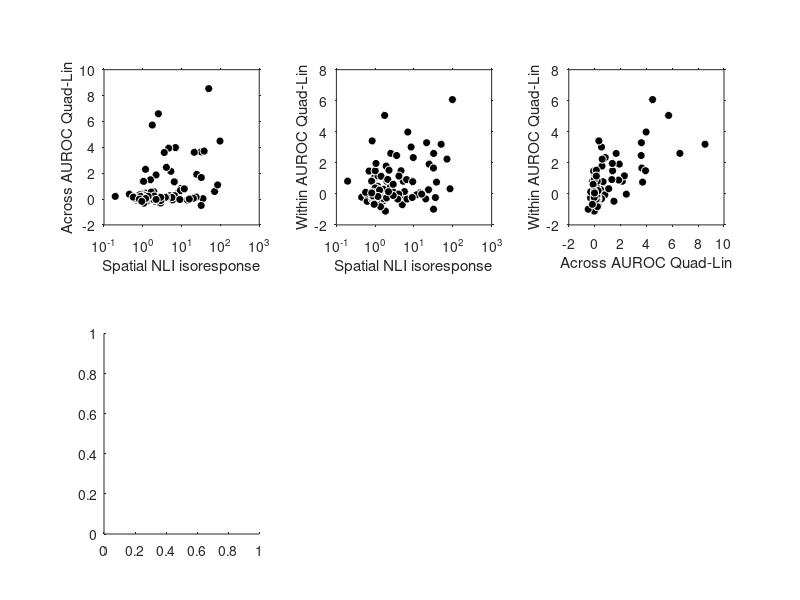

Write the MATLAB code that produced this figure. (Note: this script raises an error after producing the figure.)
% A new script for find any correlation between the signal integration within subunits, between the subunits and the isoresponse curve
% Derivative of PopAnalysis_WNthresh_subunit_isoresp.m
% Analysis of the cross validated erros
% Author - Abhishek De, 12/19
close all; clearvars;
plot_counter = 1;

% loading the indices for DO, SO, LUM and hardtoclassifycells
load newDOidx.mat
load newLUMidx.mat
load newSOidx.mat
load newhardtoclassifyidx.mat
DOidx = newDOidx';
LUMidx = newLUMidx';
hardtoclassifyidx = [newhardtoclassifyidx' newSOidx'];
idx = [DOidx LUMidx hardtoclassifyidx];

% Load the isoresponse data
load RSSE_linearmodel_CV.mat % Robust regression
load RSSE_quadmodel_CV.mat
load SSE_linearmodel_CV.mat % Ordinary least squares
load SSE_quadmodel_CV.mat

% Load the integration across the subunits data
load AUROClinsubunits_CV.mat
load AUROCquadsubunits_CV.mat

% Load the integration within the subunit data
load AUROClinS1_CV.mat
load AUROCquadS1_CV.mat
load AUROClinS2_CV.mat
load AUROCquadS2_CV.mat

% Extract the mean and median errors
RSSEisoresp_lin_mean = []; RSSEisoresp_lin_median = []; % Isoresponse data
RSSEisoresp_quad_mean = []; RSSEisoresp_quad_median = [];
Acrosssubunits_lin_mean = []; Acrosssubunits_lin_median = []; % Across subunits data
Acrosssubunits_quad_mean = []; Acrosssubunits_quad_median = [];
Withinsubunits_lin1_mean = []; Withinsubunits_lin1_median = []; % Within subunits data
Withinsubunits_quad1_mean = []; Withinsubunits_quad1_median = [];
Withinsubunits_lin2_mean = []; Withinsubunits_lin2_median = [];
Withinsubunits_quad2_mean = []; Withinsubunits_quad2_median = [];

% For storing median of differences/ ratios
RSSEisoresp_medianofratios = [];
Acrosssubunits_medianofdifferences = [];
Withinsubunits_medianofdifferences = [];

for ii = 1:numel(RSSE_linearmodel)
    
    % Isoresponse data
    RSSEisoresp_lin_mean = [RSSEisoresp_lin_mean; mean(RSSE_linearmodel{ii})];
    RSSEisoresp_lin_median = [RSSEisoresp_lin_median; median(RSSE_linearmodel{ii})];
    RSSEisoresp_quad_mean = [RSSEisoresp_quad_mean; mean(RSSE_quadmodel{ii})];
    RSSEisoresp_quad_median = [RSSEisoresp_quad_median; median(RSSE_quadmodel{ii})];
    
    % Integration across subunits data
    Acrosssubunits_lin_mean = [Acrosssubunits_lin_mean; mean(AUROClinsubunits{ii})];
    Acrosssubunits_lin_median = [Acrosssubunits_lin_median; median(AUROClinsubunits{ii})];
    Acrosssubunits_quad_mean = [Acrosssubunits_quad_mean; mean(AUROCquadsubunits{ii})];
    Acrosssubunits_quad_median = [Acrosssubunits_quad_median; median(AUROCquadsubunits{ii})];
    
    % Integration within subunit data
    Withinsubunits_lin1_mean = [Withinsubunits_lin1_mean; mean(AUROClin1{ii})];
    Withinsubunits_lin1_median = [Withinsubunits_lin1_median; median(AUROClin1{ii})];
    Withinsubunits_quad1_mean = [Withinsubunits_quad1_mean; mean(AUROCquad1{ii})];
    Withinsubunits_quad1_median = [Withinsubunits_quad1_median; median(AUROCquad1{ii})];
    Withinsubunits_lin2_mean = [Withinsubunits_lin2_mean; mean(AUROClin2{ii})];
    Withinsubunits_lin2_median = [Withinsubunits_lin2_median; median(AUROClin2{ii})];
    Withinsubunits_quad2_mean = [Withinsubunits_quad2_mean; mean(AUROCquad2{ii})];
    Withinsubunits_quad2_median = [Withinsubunits_quad2_median; median(AUROCquad2{ii})];
    
    % computation for calculating median of differences/ratios
    RSSEisoresp_medianofratios = [RSSEisoresp_medianofratios; median(RSSE_linearmodel{ii}./RSSE_quadmodel{ii})];
    Acrosssubunits_medianofdifferences = [Acrosssubunits_medianofdifferences; median(AUROCquadsubunits{ii}-AUROClinsubunits{ii})];
    Withinsubunits_medianofdifferences = [Withinsubunits_medianofdifferences; median([median(AUROCquad1{ii}-AUROClin1{ii}) median(AUROCquad2{ii}-AUROClin2{ii})])];
    
end


% Combining the values from each of the subunits 
Withinsubunits_lin_mean = mean([Withinsubunits_lin1_mean Withinsubunits_lin2_mean],2);
Withinsubunits_quad_mean = mean([Withinsubunits_quad1_mean Withinsubunits_quad2_mean],2);
Withinsubunits_lin_median = mean([Withinsubunits_lin1_median Withinsubunits_lin2_median],2);
Withinsubunits_quad_median = mean([Withinsubunits_quad1_median Withinsubunits_quad2_median],2);
figure(plot_counter); set(gcf,'Name','Median values');
subplot(231); plot(RSSEisoresp_medianofratios,100*(Acrosssubunits_medianofdifferences),'o','MarkerFaceColor',[0 0 0],'MarkerEdgeColor',[1 1 1]);
axis square; set(gca,'Tickdir','out','XScale','log','Xlim',[0.1 1000],'Ylim',[-2 10]); xlabel('Spatial NLI isoresponse'); ylabel('Across AUROC Quad-Lin');
subplot(232); plot(RSSEisoresp_medianofratios,100*(Withinsubunits_medianofdifferences),'o','MarkerFaceColor',[0 0 0],'MarkerEdgeColor',[1 1 1]); hold on;
axis square; set(gca,'Tickdir','out','XScale','log','Xlim',[0.1 1000],'Ylim',[-2 8]); xlabel('Spatial NLI isoresponse'); ylabel('Within AUROC Quad-Lin');
subplot(233); plot(100*(Acrosssubunits_medianofdifferences),100*(Withinsubunits_medianofdifferences),'o','MarkerFaceColor',[0 0 0],'MarkerEdgeColor',[1 1 1]); hold on;
axis square; set(gca,'Tickdir','out','Xlim',[-2 10],'Ylim',[-2 8]); xlabel('Across AUROC Quad-Lin'); ylabel('Within AUROC Quad-Lin');
subplot(234); histogram(RSSEisoresp_medianofratios,logspace(-1,3,31),'FaceColor',[0 0 0],'EdgeColor',[1 1 1]); 
set(gca,'Tickdir','out','XScale','log','Xlim',[0.1 1000],'XTick',[0.1 1 10 100 1000]); title('Isoresponse'); xlabel('(Lin/Quad) errors');  axis square;
subplot(235);histogram(100*(Acrosssubunits_medianofdifferences),linspace(-2,8,31),'FaceColor',[0 0 0],'EdgeColor',[1 1 1]);
set(gca,'Tickdir','out','Xlim',[-2 10]); xlabel('(Quad-Lin) AUROC'); title('Across subunits'); axis square;
subplot(236);histogram(100*(Withinsubunits_medianofdifferences),linspace(-2,8,31),'FaceColor',[0 0 0],'EdgeColor',[1 1 1]);
set(gca,'Tickdir','out','Xlim',[-2 10]); xlabel('(Quad-Lin) AUROC'); title('Within subunits'); axis square;
plot_counter = plot_counter + 1;

% Spearman rank correlation coefficient 
[r1,p1] = corr(RSSEisoresp_medianofratios,100*(Acrosssubunits_medianofdifferences),'type','Spearman');
[r2,p2] = corr(RSSEisoresp_medianofratios,100*(Withinsubunits_medianofdifferences),'type','Spearman');
[r3,p3] = corr(100*(Acrosssubunits_medianofdifferences),100*(Withinsubunits_medianofdifferences),'type','Spearman');

% Pearson's correlation coefficient
[r4,p4] = corr(RSSEisoresp_medianofratios,100*(Acrosssubunits_medianofdifferences),'type','Pearson');
[r5,p5] = corr(RSSEisoresp_medianofratios,100*(Withinsubunits_medianofdifferences),'type','Pearson');
[r6,p6] = corr(100*(Acrosssubunits_medianofdifferences),100*(Withinsubunits_medianofdifferences),'type','Pearson');

%% Breaking the data into simple, DO and hardtoclassify cells
load S1LMS 
load S2LMS
Sconesignal = abs(S1LMS(3,:)) + abs(S2LMS(3,:));
load anglebwvectorsRGB.mat
load anglediffWNchecksubunit.mat
load z_scores.mat

% Comparing the mean and median results across different cell types:
% Looking at the isoresponse data only 
figure(plot_counter); 
subplot(221); plot(RSSEisoresp_lin_median(LUMidx),RSSEisoresp_quad_median(LUMidx),'o','MarkerFaceColor',[0 0 0],'MarkerEdgeColor',[1 1 1]); hold on;
plot(RSSEisoresp_lin_median(DOidx),RSSEisoresp_quad_median(DOidx),'o','MarkerFaceColor',[1 0 0],'MarkerEdgeColor',[1 1 1]); plot([0.001 10],[0.001 10],'k');
plot(RSSEisoresp_lin_median(hardtoclassifyidx),RSSEisoresp_quad_median(hardtoclassifyidx),'o','MarkerFaceColor',[0.5 0.5 0.5],'MarkerEdgeColor',[1 1 1]);
axis square; set(gca,'Tickdir','out','Xlim',[0.001 10],'Ylim',[0.001 10],'YScale','log','XScale','log'); xlabel('Linear error'); ylabel('Quadratic error'); title('Isoresponse'); hold off;
subplot(222); histogram(RSSEisoresp_medianofratios,logspace(-1,3,31),'EdgeColor',[0 0 0],'Displaystyle','stairs','Linewidth',2); hold on;
histogram(RSSEisoresp_medianofratios(LUMidx),logspace(-1,3,31),'FaceColor',[0 0 0],'EdgeColor',[1 1 1]); hold on;
plot(median(RSSEisoresp_medianofratios(LUMidx)),7,'v','MarkerFaceColor',[0 0 0],'MarkerEdgeColor',[1 1 1]); title('LUM');
set(gca,'Tickdir','out','Xlim',[0.1 1000],'XScale','log', 'Ylim',[0 35]); axis square; xlabel('Linear error/Quadratic error'); ylabel('#cells');
subplot(223),histogram(RSSEisoresp_medianofratios,logspace(-1,3,31),'EdgeColor',[0 0 0],'Displaystyle','stairs','Linewidth',2); hold on;
histogram(RSSEisoresp_medianofratios(hardtoclassifyidx),logspace(-1,3,31),'FaceColor',[0.5 0.5 0.5],'EdgeColor',[1 1 1]);
plot(median(RSSEisoresp_medianofratios(hardtoclassifyidx)),7,'v','MarkerFaceColor',[0.5 0.5 0.5],'MarkerEdgeColor',[1 1 1]); title('HTC')
set(gca,'Tickdir','out','Xlim',[0.1 1000],'XScale','log', 'Ylim',[0 35]); axis square; xlabel('Linear error/Quadratic error'); ylabel('#cells');
subplot(224),histogram(RSSEisoresp_medianofratios,logspace(-1,3,31),'EdgeColor',[0 0 0],'Displaystyle','stairs','Linewidth',2); hold on;
histogram(RSSEisoresp_medianofratios(DOidx),logspace(-1,3,31),'FaceColor',[1 0 0],'EdgeColor',[1 1 1]);
plot(median(RSSEisoresp_medianofratios(DOidx)),7,'v','MarkerFaceColor',[1 0 0],'MarkerEdgeColor',[1 1 1]); title('DO');
set(gca,'Tickdir','out','Xlim',[0.1 1000],'XScale','log', 'Ylim',[0 35]); axis square; xlabel('Linear error/Quadratic error'); ylabel('#cells');
plot_counter = plot_counter + 1;

% Stats: Kruskal Wallis Test
group = [ones(size(LUMidx)) 2*ones(size(DOidx)) 3*ones(size(hardtoclassifyidx))];
p1 = kruskalwallis(RSSEisoresp_medianofratios([LUMidx DOidx hardtoclassifyidx]),group,'off'); % Stats of median of ratios/differences
p8 = kruskalwallis(Withinsubunits_medianofdifferences([LUMidx DOidx hardtoclassifyidx]),group,'off'); % Stats of median of ratios/differences

% Dividing the data into different cell types 
% Looking at the isoresponse, across subunits and within subunits data 
figure(plot_counter); set(gcf,'Name','Median values');
subplot(231); plot(RSSEisoresp_medianofratios(LUMidx),100*(Acrosssubunits_medianofdifferences(LUMidx)),'o','MarkerSize',5,'MarkerFaceColor',[0 0 0],'MarkerEdgeColor',[1 1 1]); hold on;
plot(RSSEisoresp_medianofratios(DOidx),100*(Acrosssubunits_medianofdifferences(DOidx)),'o','MarkerSize',5,'MarkerFaceColor',[1 0 0],'MarkerEdgeColor',[1 1 1]);
plot(RSSEisoresp_medianofratios(hardtoclassifyidx),100*(Acrosssubunits_medianofdifferences(hardtoclassifyidx)),'o','MarkerSize',5,'MarkerFaceColor',[0.5 0.5 0.5],'MarkerEdgeColor',[1 1 1]);
axis square; set(gca,'Tickdir','out','XScale','log','Xlim',[0.1 1000],'Ylim',[-2 8]); xlabel('Spatial NLI isoresponse'); ylabel('Across AUROC Quad-Lin');
subplot(232); plot(RSSEisoresp_medianofratios(LUMidx),100*(Withinsubunits_medianofdifferences(LUMidx)),'o','MarkerSize',5,'MarkerFaceColor',[0 0 0],'MarkerEdgeColor',[1 1 1]); hold on;
plot(RSSEisoresp_medianofratios(DOidx),100*(Withinsubunits_medianofdifferences(DOidx)),'o','MarkerSize',5,'MarkerFaceColor',[1 0 0],'MarkerEdgeColor',[1 1 1]);
plot(RSSEisoresp_medianofratios(hardtoclassifyidx),100*(Withinsubunits_medianofdifferences(hardtoclassifyidx)),'o','MarkerSize',5,'MarkerFaceColor',[0.5 0.5 0.5],'MarkerEdgeColor',[1 1 1]);
axis square; set(gca,'Tickdir','out','XScale','log','Xlim',[0.1 1000],'Ylim',[-2 8]); xlabel('Spatial NLI isoresponse'); ylabel('Within AUROC Quad-Lin');
subplot(233); plot(100*(Acrosssubunits_medianofdifferences(LUMidx)),100*(Withinsubunits_medianofdifferences(LUMidx)),'o','MarkerSize',5,'MarkerFaceColor',[0 0 0],'MarkerEdgeColor',[1 1 1]); hold on;
plot(100*(Acrosssubunits_medianofdifferences(DOidx)),100*(Withinsubunits_medianofdifferences(DOidx)),'o','MarkerSize',5,'MarkerFaceColor',[1 0 0],'MarkerEdgeColor',[1 1 1]);
plot(100*(Acrosssubunits_medianofdifferences(hardtoclassifyidx)),100*(Withinsubunits_medianofdifferences(hardtoclassifyidx)),'o','MarkerSize',5,'MarkerFaceColor',[0.5 0.5 0.5],'MarkerEdgeColor',[1 1 1]);
axis square; set(gca,'Tickdir','out','Xlim',[-2 8],'Ylim',[-2 8]); xlabel('Across AUROC Quad-Lin'); ylabel('Within AUROC Quad-Lin');
subplot(234); histogram(RSSEisoresp_medianofratios(LUMidx),logspace(-1,3,31),'FaceColor',[0 0 0],'EdgeColor',[1 1 1]); hold on;
histogram(RSSEisoresp_medianofratios(DOidx),logspace(-1,3,31),'FaceColor',[1 0 0],'EdgeColor',[1 1 1]);
histogram(RSSEisoresp_medianofratios(hardtoclassifyidx),logspace(-1,3,31),'FaceColor',[0.5 0.5 0.5],'EdgeColor',[1 1 1]);
set(gca,'Tickdir','out','XScale','log','Xlim',[0.1 1000],'XTick',[0.1 1 10 100 1000]); title('Isoresponse'); xlabel('(Lin/Quad) errors');  axis square;
subplot(235);histogram(100*(Acrosssubunits_medianofdifferences(LUMidx)),linspace(-2,8,31),'FaceColor',[0 0 0],'EdgeColor',[1 1 1]); hold on;
histogram(100*(Acrosssubunits_medianofdifferences(DOidx)),linspace(-2,8,31),'FaceColor',[1 0 0],'EdgeColor',[1 1 1]);
histogram(100*(Acrosssubunits_medianofdifferences(hardtoclassifyidx)),linspace(-2,8,31),'FaceColor',[0.5 0.5 0.5],'EdgeColor',[1 1 1]);
set(gca,'Tickdir','out','Xlim',[-2 8]); xlabel('(Quad-Lin) AUROC'); title('Across subunits'); axis square;
subplot(236);histogram(100*(Withinsubunits_medianofdifferences(LUMidx)),linspace(-2,8,31),'FaceColor',[0 0 0],'EdgeColor',[1 1 1]); hold on;
histogram(100*(Withinsubunits_medianofdifferences(DOidx)),linspace(-2,8,31),'FaceColor',[1 0 0],'EdgeColor',[1 1 1]);
histogram(100*(Withinsubunits_medianofdifferences(hardtoclassifyidx)),linspace(-2,8,31),'FaceColor',[0.5 0.5 0.5],'EdgeColor',[1 1 1]);
set(gca,'Tickdir','out','Xlim',[-2 8]); xlabel('(Quad-Lin) AUROC'); title('Within subunits'); axis square;
plot_counter = plot_counter + 1;

% Effect of combined S cone weight
figure(plot_counter); set(gcf,'Name','Effect of S cone signal');
subplot(231); plot(RSSEisoresp_medianofratios,Sconesignal,'o','MarkerSize',5,'MarkerFaceColor',[0 0 0],'MarkerEdgeColor',[1 1 1]);
axis square; set(gca,'Tickdir','out','XScale','log','Xlim',[0.1 1000],'Ylim',[0 1.5]); xlabel('Spatial NLI isoresponse'); ylabel('S');
subplot(232); plot(100*(Acrosssubunits_medianofdifferences),Sconesignal,'o','MarkerSize',5,'MarkerFaceColor',[0 0 0],'MarkerEdgeColor',[1 1 1]); hold on;
axis square; set(gca,'Tickdir','out','Xlim',[-2 8],'Ylim',[0 1.5]); xlabel('Across AUROC Quad-Lin');  ylabel('S');
subplot(233); plot(100*(Withinsubunits_medianofdifferences),Sconesignal,'o','MarkerSize',5,'MarkerFaceColor',[0 0 0],'MarkerEdgeColor',[1 1 1]); hold on;
axis square; set(gca,'Tickdir','out','Xlim',[-2 8],'Ylim',[0 1.5]); xlabel('Within AUROC Quad-Lin');  ylabel('S');
subplot(234); plot(RSSEisoresp_medianofratios(LUMidx),Sconesignal(LUMidx),'o','MarkerSize',5,'MarkerFaceColor',[0 0 0],'MarkerEdgeColor',[1 1 1]); hold on;
plot(RSSEisoresp_medianofratios(DOidx),Sconesignal(DOidx),'o','MarkerSize',5,'MarkerFaceColor',[1 0 0],'MarkerEdgeColor',[1 1 1]);
plot(RSSEisoresp_medianofratios(hardtoclassifyidx),Sconesignal(hardtoclassifyidx),'o','MarkerSize',5,'MarkerFaceColor',[0.5 0.5 0.5],'MarkerEdgeColor',[1 1 1]);
axis square; set(gca,'Tickdir','out','XScale','log','Xlim',[0.1 1000],'Ylim',[0 1.5]); xlabel('Spatial NLI isoresponse'); ylabel('S');
subplot(235); plot(100*(Acrosssubunits_medianofdifferences(LUMidx)),Sconesignal(LUMidx),'o','MarkerSize',5,'MarkerFaceColor',[0 0 0],'MarkerEdgeColor',[1 1 1]); hold on;
plot(100*(Acrosssubunits_medianofdifferences(DOidx)),Sconesignal(DOidx),'o','MarkerSize',5,'MarkerFaceColor',[1 0 0],'MarkerEdgeColor',[1 1 1]);
plot(100*(Acrosssubunits_medianofdifferences(hardtoclassifyidx)),Sconesignal(hardtoclassifyidx),'o','MarkerSize',5,'MarkerFaceColor',[0.5 0.5 0.5],'MarkerEdgeColor',[1 1 1]);
axis square; set(gca,'Tickdir','out','Xlim',[-2 8],'Ylim',[0 1.5]); xlabel('Across AUROC Quad-Lin'); ylabel('S');
subplot(236); plot(100*(Withinsubunits_medianofdifferences(LUMidx)),Sconesignal(LUMidx),'o','MarkerSize',5,'MarkerFaceColor',[0 0 0],'MarkerEdgeColor',[1 1 1]); hold on;
plot(100*(Withinsubunits_medianofdifferences(DOidx)),Sconesignal(DOidx),'o','MarkerSize',5,'MarkerFaceColor',[1 0 0],'MarkerEdgeColor',[1 1 1]);
plot(100*(Withinsubunits_medianofdifferences(hardtoclassifyidx)),Sconesignal(hardtoclassifyidx),'o','MarkerSize',5,'MarkerFaceColor',[0.5 0.5 0.5],'MarkerEdgeColor',[1 1 1]);
axis square; set(gca,'Tickdir','out','Xlim',[-2 8],'Ylim',[0 1.5]); xlabel('Within AUROC Quad-Lin'); ylabel('S');
plot_counter = plot_counter + 1;


% Dependence on z-scores of PC1 from subunit data
figure(plot_counter); set(gcf,'Name','Relationship between WN derived z score of PC1 with other variables');
subplot(221); plot(z_scores(LUMidx),RSSEisoresp_medianofratios(LUMidx),'o','MarkerSize',5,'MarkerFaceColor',[0 0 0],'MarkerEdgeColor',[1 1 1]); hold on;
plot(z_scores(DOidx),RSSEisoresp_medianofratios(DOidx),'o','MarkerSize',5,'MarkerFaceColor',[1 0 0],'MarkerEdgeColor',[1 1 1]); 
plot(z_scores(hardtoclassifyidx),RSSEisoresp_medianofratios(hardtoclassifyidx),'o','MarkerSize',5,'MarkerFaceColor',[0.5 0.5 0.5],'MarkerEdgeColor',[1 1 1]);
axis square; set(gca,'Tickdir','out','YScale','log','Ylim',[0.1 1000]); xlabel('Z-score'); ylabel('NLI');
subplot(222); plot(z_scores(LUMidx),100*(Acrosssubunits_medianofdifferences(LUMidx)),'o','MarkerSize',5,'MarkerFaceColor',[0 0 0],'MarkerEdgeColor',[1 1 1]); hold on;
plot(z_scores(DOidx),100*(Acrosssubunits_medianofdifferences(DOidx)),'o','MarkerSize',5,'MarkerFaceColor',[1 0 0],'MarkerEdgeColor',[1 1 1]); 
plot(z_scores(hardtoclassifyidx),100*(Acrosssubunits_medianofdifferences(hardtoclassifyidx)),'o','MarkerSize',5,'MarkerFaceColor',[0.5 0.5 0.5],'MarkerEdgeColor',[1 1 1]);
axis square; set(gca,'Tickdir','out'); xlabel('Z-score'); ylabel('Across subunits');
subplot(223); plot(z_scores(LUMidx),100*(Withinsubunits_medianofdifferences(LUMidx)),'o','MarkerSize',5,'MarkerFaceColor',[0 0 0],'MarkerEdgeColor',[1 1 1]); hold on;
plot(z_scores(DOidx),100*(Withinsubunits_medianofdifferences(DOidx)),'o','MarkerSize',5,'MarkerFaceColor',[1 0 0],'MarkerEdgeColor',[1 1 1]); 
plot(z_scores(hardtoclassifyidx),100*(Withinsubunits_medianofdifferences(hardtoclassifyidx)),'o','MarkerSize',5,'MarkerFaceColor',[0.5 0.5 0.5],'MarkerEdgeColor',[1 1 1]);
axis square; set(gca,'Tickdir','out'); xlabel('Z-score'); ylabel('Within subunits');
subplot(224),histogram(z_scores(LUMidx),linspace(min(z_scores),max(z_scores),21),'EdgeColor',[0 0 0],'Displaystyle','stairs','Linewidth',2); hold on;
plot(median(z_scores(LUMidx)),12,'v','MarkerFaceColor',[0 0 0],'MarkerEdgeColor',[1 1 1]); 
histogram(z_scores(DOidx),linspace(min(z_scores),max(z_scores),21),'EdgeColor',[1 0 0],'Displaystyle','stairs','Linewidth',2);
plot(median(z_scores(DOidx)),13,'v','MarkerFaceColor',[1 0 0],'MarkerEdgeColor',[1 1 1]);
histogram(z_scores(hardtoclassifyidx),linspace(min(z_scores),max(z_scores),21),'EdgeColor',[0.5 0.5 0.5],'Displaystyle','stairs','Linewidth',2);
plot(median(z_scores(hardtoclassifyidx)),14,'v','MarkerFaceColor',[0.5 0.5 0.5],'MarkerEdgeColor',[1 1 1]);
axis square; set(gca,'Tickdir','out'); xlabel('Z-score'); ylabel('Counts');
plot_counter = plot_counter + 1;

% Instead of z-score, I am using the percentile value of the PC1 from the bootstrapped null distribution
load vals.mat
figure(plot_counter); set(gcf,'Name','Relationship between WN derived percentile of PC1 with other variables');
subplot(221); plot(vals(LUMidx),RSSEisoresp_medianofratios(LUMidx),'o','MarkerSize',5,'MarkerFaceColor',[0 0 0],'MarkerEdgeColor',[1 1 1]); hold on;
plot(vals(DOidx),RSSEisoresp_medianofratios(DOidx),'o','MarkerSize',5,'MarkerFaceColor',[1 0 0],'MarkerEdgeColor',[1 1 1]); 
plot(vals(hardtoclassifyidx),RSSEisoresp_medianofratios(hardtoclassifyidx),'o','MarkerSize',5,'MarkerFaceColor',[0.5 0.5 0.5],'MarkerEdgeColor',[1 1 1]);
axis square; set(gca,'Tickdir','out','YScale','log','Ylim',[0.1 1000]); xlabel('Percentile'); ylabel('NLI');
subplot(222); plot(vals(LUMidx),100*(Acrosssubunits_medianofdifferences(LUMidx)),'o','MarkerSize',5,'MarkerFaceColor',[0 0 0],'MarkerEdgeColor',[1 1 1]); hold on;
plot(vals(DOidx),100*(Acrosssubunits_medianofdifferences(DOidx)),'o','MarkerSize',5,'MarkerFaceColor',[1 0 0],'MarkerEdgeColor',[1 1 1]); 
plot(vals(hardtoclassifyidx),100*(Acrosssubunits_medianofdifferences(hardtoclassifyidx)),'o','MarkerSize',5,'MarkerFaceColor',[0.5 0.5 0.5],'MarkerEdgeColor',[1 1 1]);
axis square; set(gca,'Tickdir','out'); xlabel('Percentile'); ylabel('Across subunits');
subplot(223); plot(vals(LUMidx),100*(Withinsubunits_medianofdifferences(LUMidx)),'o','MarkerSize',5,'MarkerFaceColor',[0 0 0],'MarkerEdgeColor',[1 1 1]); hold on;
plot(vals(DOidx),100*(Withinsubunits_medianofdifferences(DOidx)),'o','MarkerSize',5,'MarkerFaceColor',[1 0 0],'MarkerEdgeColor',[1 1 1]); 
plot(vals(hardtoclassifyidx),100*(Withinsubunits_medianofdifferences(hardtoclassifyidx)),'o','MarkerSize',5,'MarkerFaceColor',[0.5 0.5 0.5],'MarkerEdgeColor',[1 1 1]);
axis square; set(gca,'Tickdir','out'); xlabel('Percentile'); ylabel('Within subunits');
subplot(224),histogram(vals(LUMidx),linspace(0,100,21),'EdgeColor',[0 0 0],'Displaystyle','stairs','Linewidth',2); hold on;
plot(median(vals(LUMidx)),12,'v','MarkerFaceColor',[0 0 0],'MarkerEdgeColor',[1 1 1]); 
histogram(vals(DOidx),linspace(0,100,21),'EdgeColor',[1 0 0],'Displaystyle','stairs','Linewidth',2);
plot(median(vals(DOidx)),13,'v','MarkerFaceColor',[1 0 0],'MarkerEdgeColor',[1 1 1]);
histogram(vals(hardtoclassifyidx),linspace(0,100,21),'EdgeColor',[0.5 0.5 0.5],'Displaystyle','stairs','Linewidth',2);
plot(median(vals(hardtoclassifyidx)),14,'v','MarkerFaceColor',[0.5 0.5 0.5],'MarkerEdgeColor',[1 1 1]);
axis square; set(gca,'Tickdir','out'); xlabel('Percentile'); ylabel('Counts');
plot_counter = plot_counter + 1;

% Comparing different parameters between the different groups of cells 
% 1) spikes collected during the WN subunit phase
% 2) latency of subunit STA energy
% 3) Number of within-gamut points 
% 4) anglediffWNchecksubunit
% 5) baseline FR
% 6) size of the RF/ subunit STA (in terms of pixels)
load numsubunitspikes.mat
load not_oog_idx_all.mat
load baselineFR.mat
load latencySTAsubunit.mat
load pixelswithinsubunit1.mat
load pixelswithinsubunit2.mat

testpoints_isoresp = [];
for ii = 1:size(not_oog_idx_all,2)
    testpoints_isoresp = [testpoints_isoresp; numel(not_oog_idx_all{1,ii})]; 
end
STAsubunitsize = pixelswithinsubunit1 + pixelswithinsubunit2;

p2 = kruskalwallis(numsubunitspikes([LUMidx DOidx hardtoclassifyidx]),group,'off');
p3 = kruskalwallis(latencySTAsubunit([LUMidx DOidx hardtoclassifyidx]),group,'off');
p4 = kruskalwallis(testpoints_isoresp([LUMidx DOidx hardtoclassifyidx]),group,'off');
p5 = kruskalwallis(anglediffWNchecksubunit([LUMidx DOidx hardtoclassifyidx]),group,'off');
p6 = kruskalwallis(baselineFR([LUMidx DOidx hardtoclassifyidx]),group,'off');
p7 = kruskalwallis(STAsubunitsize([LUMidx DOidx hardtoclassifyidx]),group,'off');

figure(plot_counter); set(gcf,'Name','Differences/Similarities among groups');
subplot(231), boxplot(numsubunitspikes([LUMidx DOidx hardtoclassifyidx]),group); axis square; set(gca,'Tickdir','out','XTick',[1 2 3],'XTicklabel',{'LUM','DO','HTC'}); 
ylabel('num spikes'); title(strcat('p=',num2str(p2,3))); 
subplot(232), boxplot(latencySTAsubunit([LUMidx DOidx hardtoclassifyidx]),group); axis square; set(gca,'Tickdir','out','XTick',[1 2 3],'XTicklabel',{'LUM','DO','HTC'}); 
ylabel('Latency'); title(strcat('p=',num2str(p3,3)));
subplot(233), boxplot(testpoints_isoresp([LUMidx DOidx hardtoclassifyidx]),group); axis square; set(gca,'Tickdir','out','XTick',[1 2 3],'XTicklabel',{'LUM','DO','HTC'}); 
ylabel('Within gamut pts'); title(strcat('p=',num2str(p4,3))); 
subplot(234), boxplot(anglediffWNchecksubunit([LUMidx DOidx hardtoclassifyidx]),group); axis square; set(gca,'Tickdir','out','XTick',[1 2 3],'XTicklabel',{'LUM','DO','HTC'}); 
ylabel('Angle diff check-sub'); title(strcat('p=',num2str(p5,3))); 
subplot(235), boxplot(baselineFR([LUMidx DOidx hardtoclassifyidx]),group); axis square; set(gca,'Tickdir','out','XTick',[1 2 3],'XTicklabel',{'LUM','DO','HTC'}); 
ylabel('Baseline FR'); title(strcat('p=',num2str(p6,3))); 
subplot(236), boxplot(STAsubunitsize([LUMidx DOidx hardtoclassifyidx]),group); axis square; set(gca,'Tickdir','out','XTick',[1 2 3],'XTicklabel',{'LUM','DO','HTC'}); 
ylabel('STA size'); title(strcat('p=',num2str(p7,3))); 
plot_counter = plot_counter + 1;

% Relationship between PC1 zscore and % vals
figure(plot_counter); set(gcf,'Name','Relationship bw z_score and percentile');
subplot(221); plot(z_scores,vals,'o','MarkerFaceColor',[0 0 0],'MarkerEdgeColor',[1 1 1]); 
axis square; xlabel('Z score'); ylabel('PC1 percentile'); set(gca,'Tickdir','out','YScale','log','Xlim',[-5 20]); title('ALL');
subplot(222); plot(z_scores(LUMidx),vals(LUMidx),'o','MarkerFaceColor',[0 0 0],'MarkerEdgeColor',[1 1 1]); 
axis square; xlabel('Z score'); ylabel('PC1 percentile'); set(gca,'Tickdir','out','YScale','log','Xlim',[-5 20]); title('LUM');
subplot(223); plot(z_scores(DOidx),vals(DOidx),'o','MarkerFaceColor',[1 0 0],'MarkerEdgeColor',[1 1 1]);
axis square; xlabel('Z score'); ylabel('PC1 percentile'); set(gca,'Tickdir','out','YScale','log','Xlim',[-5 20]); title('DO');
subplot(224); plot(z_scores(hardtoclassifyidx),vals(hardtoclassifyidx),'o','MarkerFaceColor',[0.5 0.5 0.5],'MarkerEdgeColor',[1 1 1]); 
axis square; xlabel('Z score'); ylabel('PC1 percentile'); set(gca,'Tickdir','out','YScale','log','Xlim',[-5 20]); title('HTC');
plot_counter = plot_counter + 1;

%**********************************************************************%
% A control analyses to check what the results look like when I remove the DO and LUM cells which have high PC1- meaning > 95% eigenvalue
mhardtoclassifyidx = [LUMidx(vals(LUMidx)>=95) DOidx(vals(DOidx)>=95) hardtoclassifyidx];
mLUMidx = LUMidx(vals(LUMidx)<95);
mDOidx = DOidx(vals(DOidx)<95);
mgroup = [ones(size(mLUMidx)) 2*ones(size(mDOidx)) 3*ones(size(mhardtoclassifyidx))];
p9 = kruskalwallis(RSSEisoresp_medianofratios([mLUMidx mDOidx mhardtoclassifyidx]),mgroup,'off'); % Stats of median of ratios/differences
p10 = kruskalwallis(Withinsubunits_medianofdifferences([mLUMidx mDOidx mhardtoclassifyidx]),mgroup,'off'); % Stats of median of ratios/differences
p11 = kruskalwallis(numsubunitspikes([mLUMidx mDOidx mhardtoclassifyidx]),mgroup,'off');
p12 = kruskalwallis(latencySTAsubunit([mLUMidx mDOidx mhardtoclassifyidx]),mgroup,'off');
p13 = kruskalwallis(testpoints_isoresp([mLUMidx mDOidx mhardtoclassifyidx]),mgroup,'off');
p14 = kruskalwallis(anglediffWNchecksubunit([mLUMidx mDOidx mhardtoclassifyidx]),mgroup,'off');
p15 = kruskalwallis(baselineFR([mLUMidx mDOidx mhardtoclassifyidx]),mgroup,'off');
p16 = kruskalwallis(STAsubunitsize([mLUMidx mDOidx mhardtoclassifyidx]),mgroup,'off');

figure(plot_counter); set(gcf,'Name','Results and stats with new classification')
subplot(441); plot(RSSEisoresp_lin_median(mLUMidx),RSSEisoresp_quad_median(mLUMidx),'o','MarkerFaceColor',[0 0 0],'MarkerEdgeColor',[1 1 1]); hold on;
plot(RSSEisoresp_lin_median(mDOidx),RSSEisoresp_quad_median(mDOidx),'o','MarkerFaceColor',[1 0 0],'MarkerEdgeColor',[1 1 1]); plot([0.001 10],[0.001 10],'k');
plot(RSSEisoresp_lin_median(mhardtoclassifyidx),RSSEisoresp_quad_median(mhardtoclassifyidx),'o','MarkerFaceColor',[0.5 0.5 0.5],'MarkerEdgeColor',[1 1 1]);
axis square; set(gca,'Tickdir','out','Xlim',[0.001 10],'Ylim',[0.001 10],'YScale','log','XScale','log'); xlabel('Linear error'); ylabel('Quadratic error'); title('Isoresponse'); hold off;
subplot(442); histogram(RSSEisoresp_medianofratios,logspace(-1,3,31),'EdgeColor',[0 0 0],'Displaystyle','stairs','Linewidth',2); hold on;
histogram(RSSEisoresp_medianofratios(mLUMidx),logspace(-1,3,31),'FaceColor',[0 0 0],'EdgeColor',[1 1 1]); hold on;
plot(median(RSSEisoresp_medianofratios(mLUMidx)),7,'v','MarkerFaceColor',[0 0 0],'MarkerEdgeColor',[1 1 1]); title('LUM');
set(gca,'Tickdir','out','Xlim',[0.1 1000],'XScale','log', 'Ylim',[0 35]); axis square; xlabel('Linear error/Quadratic error'); ylabel('#cells');
subplot(443),histogram(RSSEisoresp_medianofratios,logspace(-1,3,31),'EdgeColor',[0 0 0],'Displaystyle','stairs','Linewidth',2); hold on;
histogram(RSSEisoresp_medianofratios(mhardtoclassifyidx),logspace(-1,3,31),'FaceColor',[0.5 0.5 0.5],'EdgeColor',[1 1 1]);
plot(median(RSSEisoresp_medianofratios(mhardtoclassifyidx)),7,'v','MarkerFaceColor',[0.5 0.5 0.5],'MarkerEdgeColor',[1 1 1]); title('HTC')
set(gca,'Tickdir','out','Xlim',[0.1 1000],'XScale','log', 'Ylim',[0 35]); axis square; xlabel('Linear error/Quadratic error'); ylabel('#cells');
subplot(444),histogram(RSSEisoresp_medianofratios,logspace(-1,3,31),'EdgeColor',[0 0 0],'Displaystyle','stairs','Linewidth',2); hold on;
histogram(RSSEisoresp_medianofratios(mDOidx),logspace(-1,3,31),'FaceColor',[1 0 0],'EdgeColor',[1 1 1]);
plot(median(RSSEisoresp_medianofratios(mDOidx)),7,'v','MarkerFaceColor',[1 0 0],'MarkerEdgeColor',[1 1 1]); title('DO');
set(gca,'Tickdir','out','Xlim',[0.1 1000],'XScale','log', 'Ylim',[0 35]); axis square; xlabel('Linear error/Quadratic error'); ylabel('#cells');
subplot(445); plot(RSSEisoresp_medianofratios(mLUMidx),100*(Withinsubunits_medianofdifferences(mLUMidx)),'o','MarkerSize',5,'MarkerFaceColor',[0 0 0],'MarkerEdgeColor',[1 1 1]); hold on;
plot(RSSEisoresp_medianofratios(mDOidx),100*(Withinsubunits_medianofdifferences(mDOidx)),'o','MarkerSize',5,'MarkerFaceColor',[1 0 0],'MarkerEdgeColor',[1 1 1]);
plot(RSSEisoresp_medianofratios(mhardtoclassifyidx),100*(Withinsubunits_medianofdifferences(mhardtoclassifyidx)),'o','MarkerSize',5,'MarkerFaceColor',[0.5 0.5 0.5],'MarkerEdgeColor',[1 1 1]);
axis square; set(gca,'Tickdir','out','XScale','log','Xlim',[0.1 1000],'Ylim',[-2 8]); xlabel('Spatial NLI isoresponse'); ylabel('Within AUROC Quad-Lin');
subplot(446); histogram(100*(Withinsubunits_medianofdifferences(mLUMidx)),linspace(-2,8,31),'FaceColor',[0 0 0],'EdgeColor',[1 1 1]); hold on; 
plot(median(100*(Withinsubunits_medianofdifferences(mLUMidx))),15,'v','MarkerFaceColor',[0 0 0],'MarkerEdgeColor',[1 1 1]); 
set(gca,'Tickdir','out','Xlim',[-2 8]); xlabel('(Quad-Lin) AUROC'); title('LUM'); axis square; hold off;
subplot(447); histogram(100*(Withinsubunits_medianofdifferences(mhardtoclassifyidx)),linspace(-2,8,31),'FaceColor',[0.5 0.5 0.5],'EdgeColor',[1 1 1]); hold on;
plot(median(100*(Withinsubunits_medianofdifferences(mhardtoclassifyidx))),15,'v','MarkerFaceColor',[0.5 0.5 0.5],'MarkerEdgeColor',[1 1 1]); 
set(gca,'Tickdir','out','Xlim',[-2 8]); xlabel('(Quad-Lin) AUROC'); title('HTC'); axis square; hold off;
subplot(448); histogram(100*(Withinsubunits_medianofdifferences(mDOidx)),linspace(-2,8,31),'FaceColor',[1 0 0],'EdgeColor',[1 1 1]); hold on;
plot(median(100*(Withinsubunits_medianofdifferences(mDOidx))),15,'v','MarkerFaceColor',[1 0 0],'MarkerEdgeColor',[1 1 1]); 
set(gca,'Tickdir','out','Xlim',[-2 8]); xlabel('(Quad-Lin) AUROC'); title('DO'); axis square; hold off;

subplot(449), boxplot(numsubunitspikes([mLUMidx mDOidx mhardtoclassifyidx]),mgroup); axis square; set(gca,'Tickdir','out','XTick',[1 2 3],'XTicklabel',{'LUM','DO','HTC'}); 
ylabel('num spikes'); title(strcat('p=',num2str(p11,3))); 
subplot(4,4,10), boxplot(latencySTAsubunit([mLUMidx mDOidx mhardtoclassifyidx]),mgroup); axis square; set(gca,'Tickdir','out','XTick',[1 2 3],'XTicklabel',{'LUM','DO','HTC'}); 
ylabel('Latency'); title(strcat('p=',num2str(p12,3)));
subplot(4,4,11), boxplot(testpoints_isoresp([mLUMidx mDOidx mhardtoclassifyidx]),mgroup); axis square; set(gca,'Tickdir','out','XTick',[1 2 3],'XTicklabel',{'LUM','DO','HTC'}); 
ylabel('Within gamut pts'); title(strcat('p=',num2str(p13,3))); 
subplot(4,4,12), boxplot(anglediffWNchecksubunit([mLUMidx mDOidx mhardtoclassifyidx]),mgroup); axis square; set(gca,'Tickdir','out','XTick',[1 2 3],'XTicklabel',{'LUM','DO','HTC'}); 
ylabel('Angle diff check-sub'); title(strcat('p=',num2str(p14,3))); 
subplot(4,4,13), boxplot(baselineFR([mLUMidx mDOidx mhardtoclassifyidx]),mgroup); axis square; set(gca,'Tickdir','out','XTick',[1 2 3],'XTicklabel',{'LUM','DO','HTC'}); 
ylabel('Baseline FR'); title(strcat('p=',num2str(p15,3))); 
subplot(4,4,14), boxplot(STAsubunitsize([mLUMidx mDOidx mhardtoclassifyidx]),mgroup); axis square; set(gca,'Tickdir','out','XTick',[1 2 3],'XTicklabel',{'LUM','DO','HTC'}); 
ylabel('STA size'); title(strcat('p=',num2str(p16,3))); 
plot_counter = plot_counter + 1;


%% Some more analyses of the isoresponse and the subunits  
load STAsub1LMS_R.mat
load STAsub2LMS_R.mat
load EigenMatrix1.mat
load EigenMatrix2.mat

NLI = RSSEisoresp_lin_median./RSSEisoresp_quad_median; % Also want to check out the distinctions between linear and nonlinear cells  
Criterion = median(NLI); 

figure(plot_counter); set(gcf,'Name','Rotated subunits of different cells');
for ii = 1:numel(STAsub1LMS_R)
    
    % Plotting the rotated axes of the subunits 
    STAsub1LMS_rotated = STAsub1LMS_R{ii};
    STAsub2LMS_rotated = STAsub2LMS_R{ii};
    
    if any(ismember(newLUMidx,ii)) % Black
         subplot(221); plot3([0; STAsub1LMS_rotated(1,:)],[0;STAsub1LMS_rotated(2,:)],[0; STAsub1LMS_rotated(3,:)],'Color',[0 0 0],'LineWidth',3); hold on;
         subplot(221); plot3([0; STAsub2LMS_rotated(1,:)],[0;STAsub2LMS_rotated(2,:)],[0; STAsub2LMS_rotated(3,:)],'Color',[0 0 0],'LineWidth',3); hold on;
    elseif  any(ismember(newDOidx,ii)) % Red
         subplot(221); plot3([0; STAsub1LMS_rotated(1,:)],[0;STAsub1LMS_rotated(2,:)],[0; STAsub1LMS_rotated(3,:)],'Color',[1 0 0],'LineWidth',3); hold on;
         subplot(221); plot3([0; STAsub2LMS_rotated(1,:)],[0;STAsub2LMS_rotated(2,:)],[0; STAsub2LMS_rotated(3,:)],'Color',[1 0 0],'LineWidth',3); hold on;
    else % Gray 
         subplot(221); plot3([0; STAsub1LMS_rotated(1,:)],[0;STAsub1LMS_rotated(2,:)],[0; STAsub1LMS_rotated(3,:)],'Color',[0.5 0.5 0.5],'LineWidth',3); hold on;
         subplot(221); plot3([0; STAsub2LMS_rotated(1,:)],[0;STAsub2LMS_rotated(2,:)],[0; STAsub2LMS_rotated(3,:)],'Color',[0.5 0.5 0.5],'LineWidth',3); hold on;
    end  
    
end
subplot(221); hold on; line([-1 1],[0 0],[0 0],'Linewidth',3); line([0 0],[-1 1],[0 0],'Linewidth',3); line([0 0],[0 0],[-1 1],'Linewidth',3);
axis equal; axis xy; grid on; xlabel('RL'),ylabel('RM'),zlabel('RS'); title ('All cells');  hold off;

% Plotting the cone weights of all the subunits 
subplot(222); plot(S1LMS(1,newLUMidx),S1LMS(2,newLUMidx),'o','MarkerFaceColor',[0 0 0],'MarkerEdgeColor',[1 1 1]); hold on; 
plot(S2LMS(1,newLUMidx),S2LMS(2,newLUMidx),'o','MarkerFaceColor',[0 0 0],'MarkerEdgeColor',[1 1 1]);
plot(S1LMS(1,newDOidx),S1LMS(2,newDOidx),'o','MarkerFaceColor',[1 0 0],'MarkerEdgeColor',[1 1 1]);
plot(S2LMS(1,newDOidx),S2LMS(2,newDOidx),'o','MarkerFaceColor',[1 0 0],'MarkerEdgeColor',[1 1 1]);
plot(S1LMS(1,newhardtoclassifyidx),S1LMS(2,newhardtoclassifyidx),'o','MarkerFaceColor',[0.5 0.5 0.5],'MarkerEdgeColor',[1 1 1]); 
plot(S2LMS(1,newhardtoclassifyidx),S2LMS(2,newhardtoclassifyidx),'o','MarkerFaceColor',[0.5 0.5 0.5],'MarkerEdgeColor',[1 1 1]);
axis equal; set(gca,'Xlim',[-1 1],'Ylim',[-1 1],'XTick',-1:0.5:1,'YTick',-1:0.5:1,'Tickdir','out'); 
plot([-1 0],[0 1],'k'); plot([0 1],[1 0],'k'); plot([-1 -1],[0 0],'k'); plot([1 0],[0 -1],'k'); plot([0 -1],[-1 0],'k');  xlabel('L'), ylabel('M');
title('All cells'); 

% Some ROC analyses on the 
Criterions = sort(NLI); Criterions = Criterions(2:end-1);
Y1 = []; Y2 = [];
for ii = 1:numel(Criterions)
    tmp1 = roc(anglebwvectorsRGB(NLI>Criterions(ii)),anglebwvectorsRGB(NLI<=Criterions(ii)));
    tmp2 = roc(anglediffWNchecksubunit(NLI>Criterions(ii)),anglediffWNchecksubunit(NLI<=Criterions(ii)));
    Y1 = [Y1; max([tmp1 1-tmp1])];
    Y2 = [Y2; max([tmp2 1-tmp2])];
end
subplot(223); plot(Criterions,Y1,'o','MarkerFaceColor',[0 0 0],'MarkerEdgeColor',[1 1 1]); axis square; set(gca,'Tickdir','out','XScale','log','Xlim',[0.1 150]); 
xlabel('Criterion: NLI'); ylabel('Percent Correct ROC'); title('Angle bw RGB subunits');
subplot(224); plot(Criterions,Y2,'o','MarkerFaceColor',[0 0 0],'MarkerEdgeColor',[1 1 1]); axis square; set(gca,'Tickdir','out','XScale','log','Xlim',[0.1 150]); 
xlabel('Criterion: NLI');  ylabel('Percent Correct ROC'); title('Angle bw check and sub');
plot_counter = plot_counter + 1;

% Calculating inverse M matrix 
load fundamentals.mat
load mon_spd.mat
fundamentals = reshape(fundamentals,[length(fundamentals)/3,3]);
mon_spd = reshape(mon_spd,[length(mon_spd)/3,3]);
mon_spd = SplineRaw([380:4:780]', mon_spd, [380:5:780]');
M = fundamentals'*mon_spd;
M = inv(M');

% Defining NLI : Non-linearity index and looking at the principal directions of the subunits in the 3D RGB space 
nonlin_cells = find(NLI>-1);
figure(plot_counter); set(gcf,'Name','Principal axes of each subunits of non-linear cells');
Anglebw_Princ_LMS1 = []; Anglebw_Princ_LMS2 = [];
for ii = 1:numel(NLI)
    E1 = EigenMatrix1{ii};
    [V1RGB,D1] = eig(E1); [~,P_id1] = sort(diag(1./D1)); % Sorted accordingly
    V1 = M*V1RGB(:,P_id1); % Converting from RGB to LMS
    V1 = V1./repmat(sum(abs(V1),1),[3 1]);
    
    E2 = EigenMatrix2{ii};
    [V2RGB,D2] = eig(E2); [~,P_id2] = sort(diag(1./D2)); % Sorted accordingly
    V2 = M*V2RGB(:,P_id2); % Converting from RGB to LMS
    V2 = V2./repmat(sum(abs(V2),1),[3 1]);
    
    % Determining the angle between the principal vector and the LMS cone weights
    tmp_angle1 = acos(dot(V1(:,3),S1LMS(:,ii))/(norm(V1(:,3))*norm(S1LMS(:,ii))))*180/pi;
    tmp_angle2 = acos(dot(V2(:,3),S2LMS(:,ii))/(norm(V2(:,3))*norm(S2LMS(:,ii))))*180/pi;
    
    Anglebw_Princ_LMS1 = [Anglebw_Princ_LMS1; min([tmp_angle1 180-tmp_angle1])];
    Anglebw_Princ_LMS2 = [Anglebw_Princ_LMS2; min([tmp_angle2 180-tmp_angle2])];
    
    % Plotting the vectors along with their cone weights
    ConeweightsS1 = [V1(:,1)/sum(abs(V1(:,1))) V1(:,2)/sum(abs(V1(:,2))) V1(:,3)/sum(abs(V1(:,3)))];
    ConeweightsS2 = [V2(:,1)/sum(abs(V2(:,1))) V2(:,2)/sum(abs(V2(:,2))) V2(:,3)/sum(abs(V2(:,3)))];
    
    if any(ismember(nonlin_cells,ii))
        subplot(221); plot3([0; V1(1,3)],[0; V1(2,3)],[0; V1(3,3)],'Color',[0 0 0],'LineWidth',2); hold on;
        plot3([0; V2(1,3)],[0; V2(2,3)],[0; V2(3,3)],'Color',[0 0 0],'LineWidth',2); hold on;
        
        subplot(224); plot(ConeweightsS1(1,3),ConeweightsS1(2,3),'o','MarkerFaceColor',[0 0 0],'MarkerEdgeColor',[1 1 1]); hold on;
        plot(ConeweightsS2(1,3),ConeweightsS2(2,3),'o','MarkerFaceColor',[0 0 0],'MarkerEdgeColor',[1 1 1]); hold on;
        
        for jj = 1:2
            if D1(P_id1(jj),P_id1(jj))>0
                subplot(222); plot3([0; V1(1,jj)],[0; V1(2,jj)],[0; V1(3,jj)],'Color',[0 1 0],'LineWidth',2); hold on;
                subplot(224); plot(ConeweightsS1(1,jj),ConeweightsS1(2,jj),'o','MarkerFaceColor',[0 1 0],'MarkerEdgeColor',[1 1 1]); hold on;
            else
                subplot(223); plot3([0; V1(1,jj)],[0; V1(2,jj)],[0; V1(3,jj)],'Color',[0 1 1],'LineWidth',2); hold on;
                subplot(224); plot(ConeweightsS1(1,jj),ConeweightsS1(2,jj),'o','MarkerFaceColor',[0 1 1],'MarkerEdgeColor',[1 1 1]); hold on;
            end
            
            if D2(P_id2(jj),P_id2(jj))>0
                subplot(222); plot3([0; V2(1,jj)],[0; V2(2,jj)],[0; V2(3,jj)],'Color',[0 1 0],'LineWidth',2); hold on;
                subplot(224); plot(ConeweightsS2(1,jj),ConeweightsS2(2,jj),'o','MarkerFaceColor',[0 1 0],'MarkerEdgeColor',[1 1 1]); hold on;
            else
                subplot(223); plot3([0; V2(1,jj)],[0; V2(2,jj)],[0; V2(3,jj)],'Color',[0 1 1],'LineWidth',2); hold on;
                subplot(224); plot(ConeweightsS2(1,jj),ConeweightsS2(2,jj),'o','MarkerFaceColor',[0 1 1],'MarkerEdgeColor',[1 1 1]); hold on;
            end
        end
    end

end

hold on; subplot(221); line([-1 1],[0 0],[0 0],'Linewidth',3); line([0 0],[-1 1],[0 0],'Linewidth',3); line([0 0],[0 0],[-1 1],'Linewidth',3);
axis equal; axis xy; grid on; xlabel('L'),ylabel('M'),zlabel('S'); title('Best response direction'); hold off;
hold on; subplot(222); line([-1 1],[0 0],[0 0],'Linewidth',3); line([0 0],[-1 1],[0 0],'Linewidth',3); line([0 0],[0 0],[-1 1],'Linewidth',3);
axis equal; axis xy; grid on; xlabel('L'),ylabel('M'),zlabel('S'); title('Other response direction'); hold off;
hold on; subplot(223); line([-1 1],[0 0],[0 0],'Linewidth',3); line([0 0],[-1 1],[0 0],'Linewidth',3); line([0 0],[0 0],[-1 1],'Linewidth',3);
axis equal; axis xy; grid on; xlabel('L'),ylabel('M'),zlabel('S'); title('Worst response direction'); hold off;
hold on; subplot(224); axis equal; set(gca,'Xlim',[-1 1],'Ylim',[-1 1],'XTick',-1:0.5:1,'YTick',-1:0.5:1,'Tickdir','out'); 
plot([-1 0],[0 1],'k'); plot([0 1],[1 0],'k'); plot([-1 -1],[0 0],'k'); plot([1 0],[0 -1],'k'); plot([0 -1],[-1 0],'k');  xlabel('L'), ylabel('M');
plot_counter = plot_counter + 1;

% Running a monte carlo simulation to see the distribution of random RGB points in LMS space 
N = 10000;
LMS_pts = []; RGB_pts = [];
for ii = 1:N
    pts_rgb = randn(3,1); 
    pt = M*pts_rgb; % Converting random RGB pts to LMS 
    LMS_pts = [LMS_pts pt./sum(abs(pt))];
    RGB_pts = [RGB_pts pts_rgb./sum(abs(pts_rgb))];
end

figure(plot_counter); set(gcf,'Name','Monte Carlo RGB points in LMS space'); 
subplot(121); plot(RGB_pts(1,:),RGB_pts(2,:),'k.'); hold on;
axis equal; set(gca,'Xlim',[-1 1],'Ylim',[-1 1],'XTick',-1:0.5:1,'YTick',-1:0.5:1,'Tickdir','out'); 
plot([-1 0],[0 1],'k'); plot([0 1],[1 0],'k'); plot([-1 -1],[0 0],'k'); plot([1 0],[0 -1],'k'); plot([0 -1],[-1 0],'k');  xlabel('R'), ylabel('G');
subplot(122); plot(LMS_pts(1,:),LMS_pts(2,:),'k.'); hold on;
axis equal; set(gca,'Xlim',[-1 1],'Ylim',[-1 1],'XTick',-1:0.5:1,'YTick',-1:0.5:1,'Tickdir','out'); 
plot([-1 0],[0 1],'k'); plot([0 1],[1 0],'k'); plot([-1 -1],[0 0],'k'); plot([1 0],[0 -1],'k'); plot([0 -1],[-1 0],'k');  xlabel('L'), ylabel('M');
plot_counter = plot_counter + 1;
